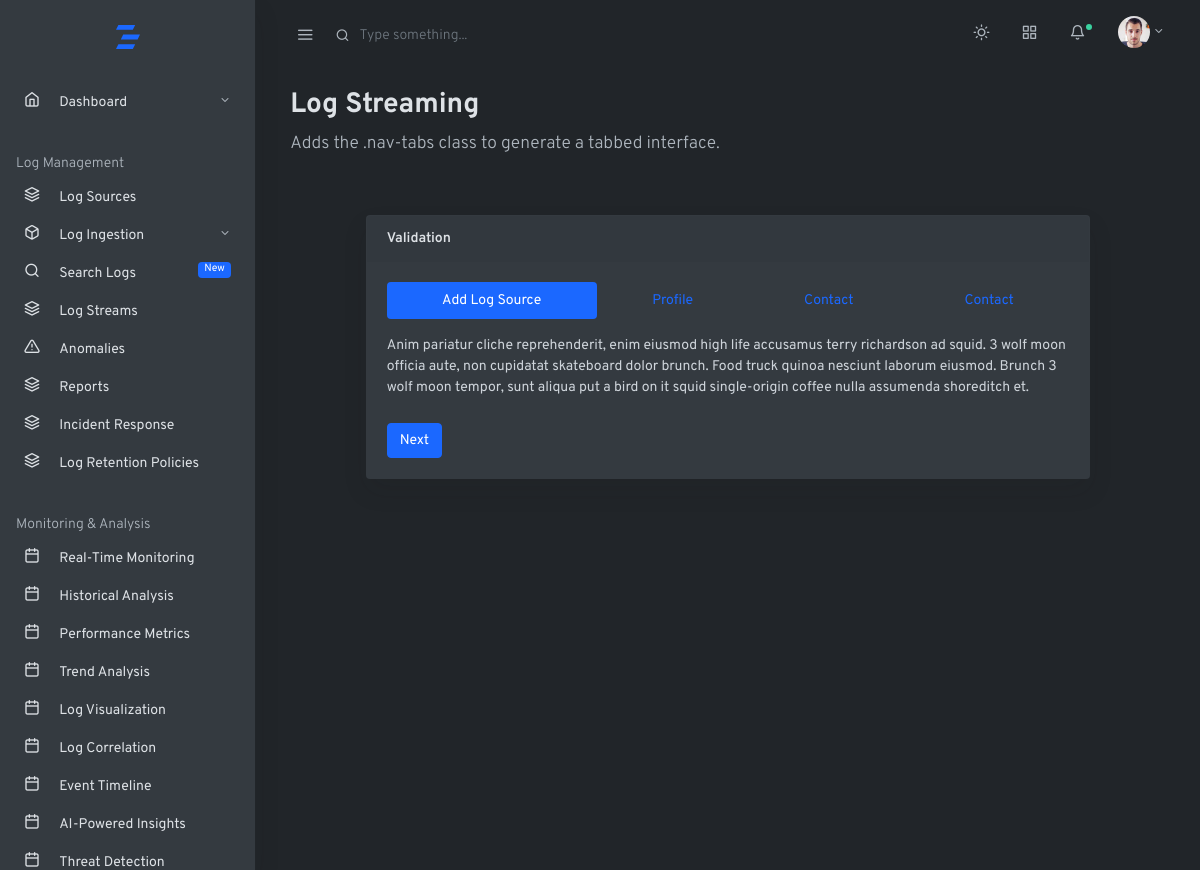
Page /home/webcollection-options/logstreaming/ on the earlier database version.
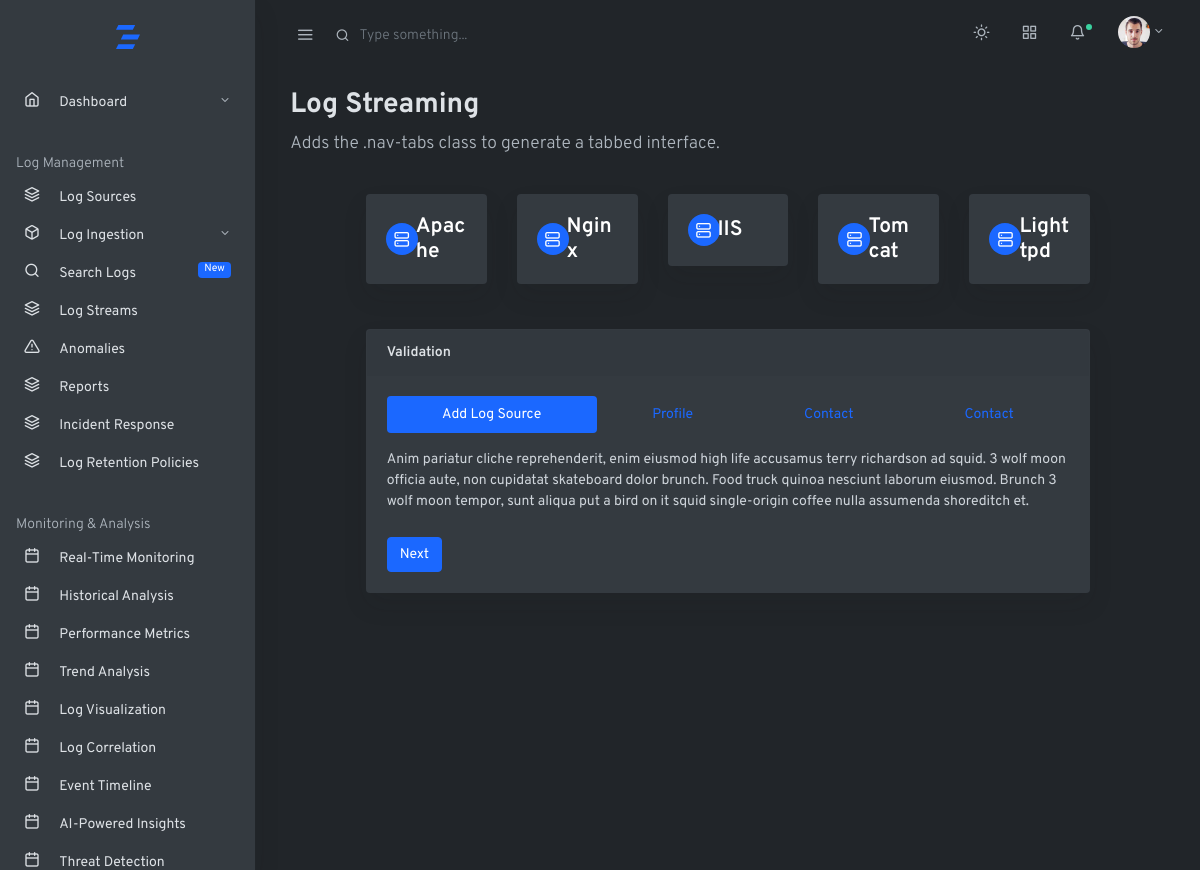
Same page on the later database version.
### log_management_app/models.py (models this page shows, shortened)
class WebServer(models.Model):
    name = models.CharField(max_length=100)
    slug = models.SlugField(unique=True)

### log_management_app/views.py (the view)
# urls.py: path('home/webcollection-options/logstreaming/',views.logstreamingwizard,name='logstreamingwizard'),
def logstreamingwizard(request):
    webservers = WebServer.objects.all()
    context={'webservers':webservers}
    return render(request,'baseapp/logingestion/applicationlogs/webservers/logstreamwizard.html',context)

### log_management_app/templates/baseapp/logingestion/applicationlogs/webservers/logstreamwizard.html (shortened to what this page needs)
{% extends 'mainhome.html' %}
{% block content %}
        <div class="container-fluid">
          <div class="row justify-content-center">
            <div class="col-12">
              <h2 class="page-title">Log Streaming</h2>
              <p class="lead text-muted">Adds the .nav-tabs class to generate a tabbed interface.</p>
              <br>
              <div class="row justify-content-center">
                {% for webserver in webservers %}
                <div class="col-md-4 col-xl-2 mb-4">
                    <div class="card shadow border-0" data-webserver="{{ webserver.slug }}">
                        <div class="card-body">
                            <div class="row align-items-center">
                                <div class="col-3 text-center">
                                    <span class="circle circle-sm bg-primary">
                                        <i class="fe fe-16 fe-server text-white mb-0"></i>
                                    </span>
                                </div>
                                <div class="col">
                                    <span class="h4 mb-0 text-white">{{ webserver.name }}</span>
                                </div>
                            </div>
                        </div>
                    </div>
                </div>
                {% endfor %}
            </div> <br>
              <div class="row justify-content-center">
                <div class="col-md-10 mb-4">
                  <div class="card shadow">
                    <div class="card-header">
                        <strong>Validation</strong>
                    </div>
                    <div class="card-body">
                      <ul class="nav nav-pills nav-fill mb-3" id="pills-tab" role="tablist">
                        <li class="nav-item">
                          <a class="nav-link active" id="pills-home-tab" data-toggle="pill" href="#pills-home" role="tab" aria-controls="pills-home" aria-selected="true">Add Log Source</a>
                        </li>
                        <li class="nav-item">
                          <a class="nav-link" id="pills-profile-tab" data-toggle="pill" href="#pills-profile" role="tab" aria-controls="pills-profile" aria-selected="false">Profile</a>
                        </li>
                        <li class="nav-item">
                          <a class="nav-link" id="pills-contact-tab" data-toggle="pill" href="#pills-contact" role="tab" aria-controls="pills-contact" aria-selected="false">Contact</a>
                        </li>
                        <li class="nav-item">
                          <a class="nav-link" id="pills-contact-tab" data-toggle="pill" href="#pills-contact" role="tab" aria-controls="pills-contact" aria-selected="false">Contact</a>
                        </li>
                      </ul>
                      <div class="tab-content mb-1" id="pills-tabContent">
                        <div class="tab-pane fade show active" id="pills-home" role="tabpanel" aria-labelledby="pills-home-tab"> Anim pariatur cliche reprehenderit, enim eiusmod high life accusamus terry richardson ad squid. 3 wolf moon officia aute, non cupidatat skateboard dolor brunch. Food truck quinoa nesciunt laborum eiusmod. Brunch 3 wolf moon tempor, sunt aliqua put a bird on it squid single-origin coffee nulla assumenda shoreditch et. </div>
                      </div> <br>
                      <div>
                        <button type="submit" class="btn btn-primary">Next</button>
                    </div>
                    </div>
                  </div>
                </div>
              </div>
            </div>
          </div>
        </div>
        {% endblock %}

### MainTemplates/mainhome.html (shortened to what this page needs)
<!doctype html>
<html lang="en">
  <head>
    <link rel="stylesheet" href="/static/css/simplebar.css">
    <link rel="stylesheet" href="/static/css/mystyles.css">
    <link rel="stylesheet" href="/static/css/feather.css">
    <link rel="stylesheet" href="/static/css/select2.css">
    <link rel="stylesheet" href="/static/css/dropzone.css">
    <link rel="stylesheet" href="/static/css/uppy.min.css">
    <link rel="stylesheet" href="/static/css/jquery.steps.css">
    <link rel="stylesheet" href="/static/css/jquery.timepicker.css">
    <link rel="stylesheet" href="/static/css/quill.snow.css">
    <link rel="stylesheet" href="/static/css/daterangepicker.css">
    <link rel="stylesheet" href="/static/css/app-light.css" id="lightTheme" disabled>
    <link rel="stylesheet" href="/static/css/app-dark.css" id="darkTheme">
  </head>
  <body class="vertical  dark  ">
    <div class="wrapper">
      <nav class="topnav navbar navbar-light">
        <button type="button" class="navbar-toggler text-muted mt-2 p-0 mr-3 collapseSidebar">
          <i class="fe fe-menu navbar-toggler-icon"></i>
        </button>
        <form class="form-inline mr-auto searchform text-muted">
          <input class="form-control mr-sm-2 bg-transparent border-0 pl-4 text-muted" type="search" placeholder="Type something..." aria-label="Search">
        </form>
        <ul class="nav">
          <li class="nav-item">
            <a class="nav-link text-muted my-2" href="#" id="modeSwitcher" data-mode="dark">
              <i class="fe fe-sun fe-16"></i>
            </a>
          </li>
          <li class="nav-item">
            <a class="nav-link text-muted my-2" href="./#" data-toggle="modal" data-target=".modal-shortcut">
              <span class="fe fe-grid fe-16"></span>
            </a>
          </li>
          <li class="nav-item nav-notif">
            <a class="nav-link text-muted my-2" href="./#" data-toggle="modal" data-target=".modal-notif">
              <span class="fe fe-bell fe-16"></span>
              <span class="dot dot-md bg-success"></span>
            </a>
          </li>
          <li class="nav-item dropdown">
            <a class="nav-link dropdown-toggle text-muted pr-0" href="#" id="navbarDropdownMenuLink" role="button" data-toggle="dropdown" aria-haspopup="true" aria-expanded="false">
              <span class="avatar avatar-sm mt-2">
                <img src="/static/assets/avatars/face-1.jpg" alt="..." class="avatar-img rounded-circle">
              </span>
            </a>
          </li>
        </ul>
      </nav>
      <aside class="sidebar-left border-right bg-white shadow" id="leftSidebar" data-simplebar>
        <nav class="vertnav navbar navbar-light">
          <div class="w-100 mb-4 d-flex">
            <a class="navbar-brand mx-auto mt-2 flex-fill text-center" href="{%url 'home'%}">
            </a>
          </div>
          <ul class="navbar-nav flex-fill w-100 mb-2">
            <li class="nav-item dropdown">
              <a href="#dashboard" data-toggle="collapse" aria-expanded="false" class="dropdown-toggle nav-link">
                <i class="fe fe-home fe-16"></i>
                <span class="ml-3 item-text">Dashboard</span><span class="sr-only">(current)</span>
              </a>
            </li>
          </ul>
          <p class="text-muted nav-heading mt-4 mb-1">
            <span>Log Management</span>
          </p>
          <ul class="navbar-nav flex-fill w-100 mb-2">
            <li class="nav-item w-100">
              <a class="nav-link" href="{%url 'logsources'%}">
                <i class="fe fe-layers fe-16"></i>
                <span class="ml-3 item-text">Log Sources</span>
              </a>
            </li>
            <li class="nav-item dropdown">
              <a href="#logSources" data-toggle="collapse" aria-expanded="false" class="dropdown-toggle nav-link">
                <i class="fe fe-box fe-16"></i>
                <span class="ml-3 item-text">Log Ingestion</span>
              </a>
            </li>
            <li class="nav-item w-100">
              <a class="nav-link" href="{%url 'search'%}">
                <i class="fe fe-search fe-16"></i>
                <span class="ml-3 item-text">Search Logs</span>
                <span class="badge badge-pill badge-primary">New</span>
              </a>
            </li>
            <li class="nav-item w-100">
              <a class="nav-link" href="{%url 'logstreams'%}">
                <i class="fe fe-layers fe-16"></i>
                <span class="ml-3 item-text">Log Streams</span>
              </a>
            </li>
            <li class="nav-item w-100">
              <a class="nav-link" href="{%url 'anomaliespage'%}">
                <i class="fe fe-16 fe-alert-triangle"></i>
                <span class="ml-3 item-text">Anomalies</span>
              </a>
            </li>
            <li class="nav-item w-100">
              <a class="nav-link" href="{%url 'reportspage'%}">
                <i class="fe fe-layers fe-16"></i>
                <span class="ml-3 item-text">Reports</span>
              </a>
            </li>
            <li class="nav-item w-100">
              <a class="nav-link" href="{%url 'incidences'%}">
                <i class="fe fe-layers fe-16"></i>
                <span class="ml-3 item-text">Incident Response</span>
              </a>
            </li>
            <li class="nav-item w-100">
              <a class="nav-link" href="{%url 'logretention'%}">
                <i class="fe fe-layers fe-16"></i>
                <span class="ml-3 item-text">Log Retention Policies</span>
              </a>
            </li>
          </ul>
          <p class="text-muted nav-heading mt-4 mb-1">
            <span>Monitoring & Analysis</span>
          </p>
          <ul class="navbar-nav flex-fill w-100 mb-2">
            <li class="nav-item w-100">
              <a class="nav-link" href="calendar.html">
                <i class="fe fe-calendar fe-16"></i>
                <span class="ml-3 item-text">Real-Time Monitoring</span>
              </a>
            </li>
            <li class="nav-item w-100">
              <a class="nav-link" href="calendar.html">
                <i class="fe fe-calendar fe-16"></i>
                <span class="ml-3 item-text">Historical Analysis</span>
              </a>
            </li>
            <li class="nav-item w-100">
              <a class="nav-link" href="calendar.html">
                <i class="fe fe-calendar fe-16"></i>
                <span class="ml-3 item-text">Performance Metrics</span>
              </a>
            </li>
            <li class="nav-item w-100">
              <a class="nav-link" href="calendar.html">
                <i class="fe fe-calendar fe-16"></i>
                <span class="ml-3 item-text">Trend Analysis</span>
              </a>
            </li>
            <li class="nav-item w-100">
              <a class="nav-link" href="calendar.html">
                <i class="fe fe-calendar fe-16"></i>
                <span class="ml-3 item-text">Log Visualization</span>
              </a>
            </li>
            <li class="nav-item w-100">
              <a class="nav-link" href="calendar.html">
                <i class="fe fe-calendar fe-16"></i>
                <span class="ml-3 item-text">Log Correlation</span>
              </a>
            </li>
            <li class="nav-item w-100">
              <a class="nav-link" href="calendar.html">
                <i class="fe fe-calendar fe-16"></i>
                <span class="ml-3 item-text">Event Timeline</span>
              </a>
            </li>
            <li class="nav-item w-100">
              <a class="nav-link" href="calendar.html">
                <i class="fe fe-calendar fe-16"></i>
                <span class="ml-3 item-text">AI-Powered Insights</span>
              </a>
            </li>
            <li class="nav-item w-100">
              <a class="nav-link" href="calendar.html">
                <i class="fe fe-calendar fe-16"></i>
                <span class="ml-3 item-text">Threat Detection</span>
              </a>
            </li>
          </ul>
        </nav>
      </aside>
      <main role="main" class="main-content">
        {%block content%}
        {%endblock%}
      </main>
    </div>
  </body>
</html>

### static/css/simplebar.css (style rules this page uses)
[data-simplebar] { position: relative; flex-direction: column; flex-wrap: wrap; justify-content: flex-start; align-content: flex-start; align-items: flex-start; }

### static/css/feather.css (style rules this page uses)
.fe { font-family: "feather" !important; speak: none; font-style: normal; font-weight: normal; font-variant: normal; text-transform: none; line-height: 1; -webkit-font-smoothing: antialiased; -moz-osx-font-smoothing: grayscale; }
.fe-16 { font-size: 16px; }
.fe-alert-triangle:before { content: ""; }
.fe-bell:before { content: ""; }
.fe-box:before { content: ""; }
.fe-calendar:before { content: ""; }
.fe-grid:before { content: ""; }
.fe-home:before { content: ""; }
.fe-layers:before { content: ""; }
.fe-menu:before { content: ""; }
.fe-search:before { content: ""; }
.fe-server:before { content: ""; }
.fe-sun:before { content: ""; }

Differences in the rows shown:
added WebServer: name "Apache"
added WebServer: name "Nginx"
added WebServer: name "IIS"
added WebServer: name "Tomcat"
added WebServer: name "Lighttpd"
